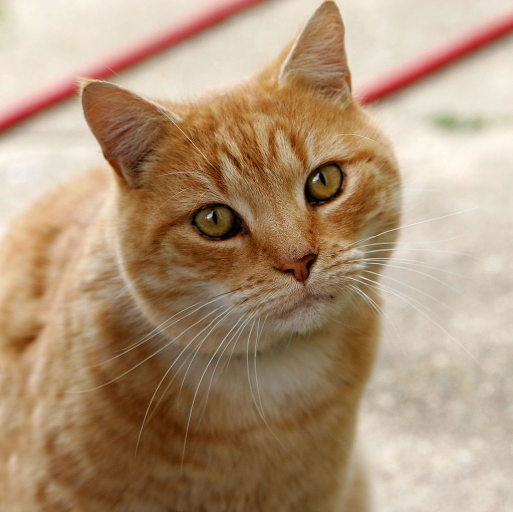
#> input picture questao-3/cat.jpg, 1025 x 1024 px, found by its file name (shown at 1/2 size)
$ python 3Questao.py
#> lines starting #> are read from the running program, lines starting #| are printed output that depends on the picture
import cv2
import numpy as np

# Carrega a imagem
# Substitua pelo caminho que está sua imagem
image = cv2.imread('questao-3/cat.jpg')
#> image is the input picture: shape (1024, 1025, 3); mean B, G, R 120.7, 148.8, 175.9

# Definindo a escala
scale_percent = 50  # Mudança de escala em porcentagem
width = int(image.shape[1] * scale_percent / 100)
#> width = 512
height = int(image.shape[0] * scale_percent / 100)
#> height = 512
dim = (width, height)
#> dim = (512, 512)

# Realiza a mudança de escala
resized = cv2.resize(image, dim, interpolation=cv2.INTER_AREA)
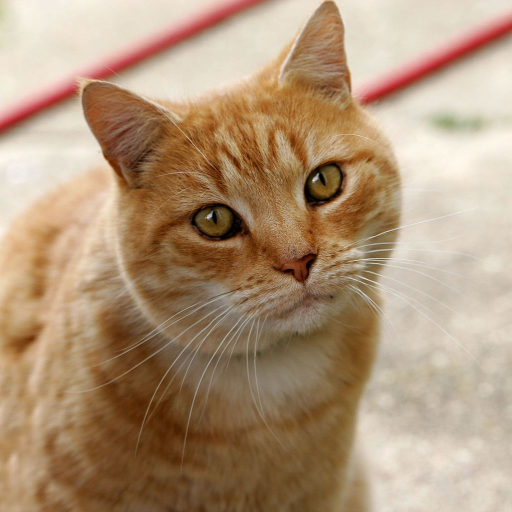
#> resized: shape (512, 512, 3); mean B, G, R 120.7, 148.8, 175.9

# Definindo a matriz de translação
tx = 50  # Valor de translação no eixo X
ty = 100  # Valor de translação no eixo Y
M = np.float32([[1, 0, tx], [0, 1, ty]])

# Realiza a translação
translated = cv2.warpAffine(resized, M, (resized.shape[1], resized.shape[0]))
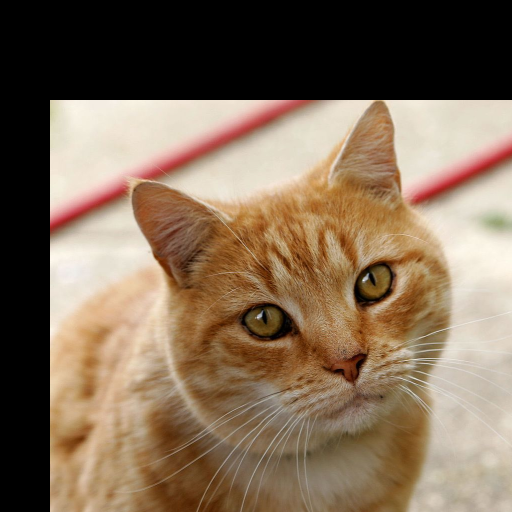
#> translated: shape (512, 512, 3); mean B, G, R 87.5, 108.4, 129.1

# Definindo o ângulo de rotação
angle = 45  # Ângulo de rotação em graus

# Realiza a rotação
(h, w) = translated.shape[:2]
#> h = 512; w = 512
center = (w // 2, h // 2)
#> center = (256, 256)
M = cv2.getRotationMatrix2D(center, angle, 1.0)
rotated = cv2.warpAffine(translated, M, (w, h))
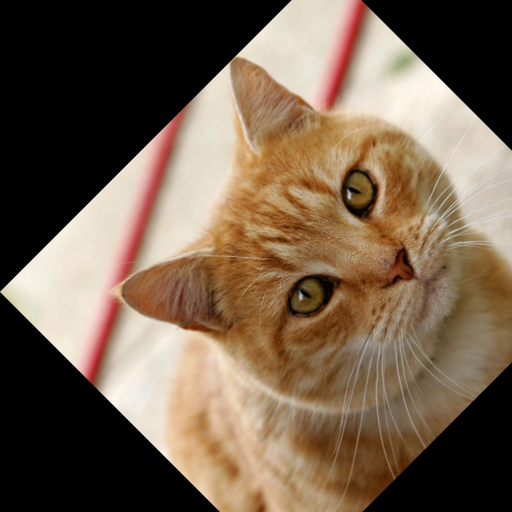
#> rotated: shape (512, 512, 3); mean B, G, R 77.8, 97, 116.3

# Mostra a imagem original e a imagem manipulada
cv2.imshow("Imagem Original", image)
cv2.imshow("Imagem Manipulada", rotated)
cv2.waitKey(0)
cv2.destroyAllWindows()
